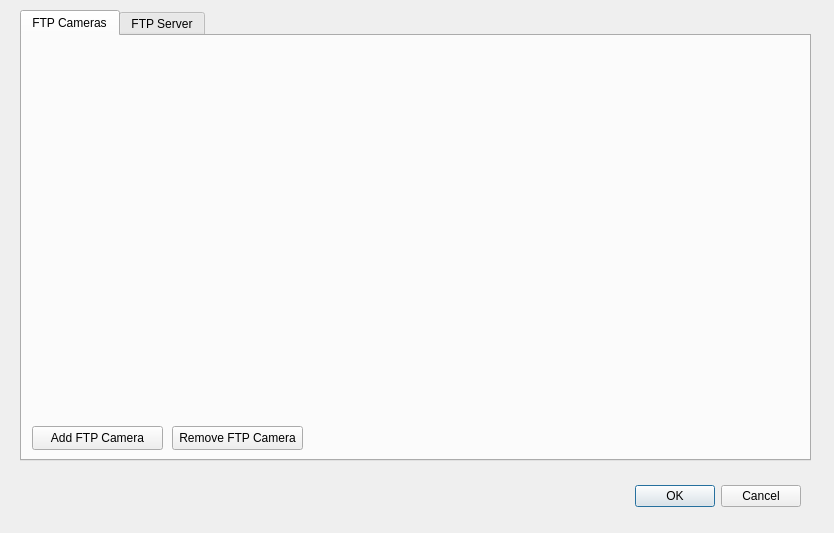
<?xml version="1.0" encoding="UTF-8"?>
<ui version="4.0">
 <class>DialogFTPCameras</class>
 <widget class="QDialog" name="DialogFTPCameras">
  <property name="geometry">
   <rect>
    <x>0</x>
    <y>0</y>
    <width>834</width>
    <height>533</height>
   </rect>
  </property>
  <property name="windowTitle">
   <string>Configure FTP Server and Cameras</string>
  </property>
  <widget class="QDialogButtonBox" name="buttonBox">
   <property name="geometry">
    <rect>
     <x>430</x>
     <y>480</y>
     <width>371</width>
     <height>32</height>
    </rect>
   </property>
   <property name="orientation">
    <enum>Qt::Orientation::Horizontal</enum>
   </property>
   <property name="standardButtons">
    <set>QDialogButtonBox::StandardButton::Cancel|QDialogButtonBox::StandardButton::Ok</set>
   </property>
  </widget>
  <widget class="QLabel" name="label_errorMessage">
   <property name="geometry">
    <rect>
     <x>10</x>
     <y>470</y>
     <width>801</width>
     <height>16</height>
    </rect>
   </property>
   <property name="text">
    <string/>
   </property>
  </widget>
  <widget class="QWidget" name="gridLayoutWidget_5">
   <property name="geometry">
    <rect>
     <x>20</x>
     <y>10</y>
     <width>791</width>
     <height>451</height>
    </rect>
   </property>
   <layout class="QGridLayout" name="gridLayout_main">
    <item row="1" column="0">
     <widget class="QTabWidget" name="tabWidget">
      <property name="accessibleName">
       <string>FTP Server</string>
      </property>
      <property name="currentIndex">
       <number>0</number>
      </property>
      <widget class="QWidget" name="tab_FTPcameras">
       <attribute name="title">
        <string>FTP Cameras</string>
       </attribute>
       <widget class="QPushButton" name="pushButton_addFTPCamera">
        <property name="geometry">
         <rect>
          <x>10</x>
          <y>390</y>
          <width>131</width>
          <height>24</height>
         </rect>
        </property>
        <property name="text">
         <string>Add FTP Camera</string>
        </property>
       </widget>
       <widget class="QPushButton" name="pushButton_removeFTPCamera">
        <property name="geometry">
         <rect>
          <x>150</x>
          <y>390</y>
          <width>131</width>
          <height>24</height>
         </rect>
        </property>
        <property name="text">
         <string>Remove FTP Camera</string>
        </property>
       </widget>
       <widget class="QWidget" name="verticalLayoutWidget">
        <property name="geometry">
         <rect>
          <x>0</x>
          <y>0</y>
          <width>781</width>
          <height>381</height>
         </rect>
        </property>
        <layout class="QVBoxLayout" name="verticalLayout_FTPCameraTab"/>
       </widget>
      </widget>
      <widget class="QWidget" name="tab_FTPServer">
       <attribute name="title">
        <string>FTP Server</string>
       </attribute>
       <widget class="QWidget" name="gridLayoutWidget_2">
        <property name="geometry">
         <rect>
          <x>10</x>
          <y>10</y>
          <width>771</width>
          <height>463</height>
         </rect>
        </property>
        <layout class="QGridLayout" name="gridLayout">
         <item row="0" column="0">
          <widget class="QGroupBox" name="groupBox_FTPServer">
           <property name="sizePolicy">
            <sizepolicy hsizetype="Preferred" vsizetype="Minimum">
             <horstretch>0</horstretch>
             <verstretch>0</verstretch>
            </sizepolicy>
           </property>
           <property name="minimumSize">
            <size>
             <width>0</width>
             <height>127</height>
            </size>
           </property>
           <property name="title">
            <string>FTP Server</string>
           </property>
           <widget class="QWidget" name="gridLayoutWidget_4">
            <property name="geometry">
             <rect>
              <x>10</x>
              <y>20</y>
              <width>741</width>
              <height>107</height>
             </rect>
            </property>
            <layout class="QGridLayout" name="gridLayout_3">
             <item row="2" column="0">
              <widget class="QLabel" name="label_5">
               <property name="text">
                <string>Max connections:</string>
               </property>
              </widget>
             </item>
             <item row="0" column="0">
              <widget class="QLabel" name="label_3">
               <property name="text">
                <string>IP:</string>
               </property>
              </widget>
             </item>
             <item row="2" column="3">
              <widget class="QLineEdit" name="lineEdit_max_conn_ip"/>
             </item>
             <item row="4" column="3">
              <widget class="QPushButton" name="pushButton_select_FTPserver_folder">
               <property name="text">
                <string>Select FTP folder</string>
               </property>
              </widget>
             </item>
             <item row="4" column="0">
              <widget class="QLabel" name="label_10">
               <property name="text">
                <string>FTP folder:</string>
               </property>
              </widget>
             </item>
             <item row="0" column="3">
              <widget class="QLineEdit" name="lineEdit_port"/>
             </item>
             <item row="4" column="1" colspan="2">
              <widget class="QLabel" name="label_FTPServer_path">
               <property name="text">
                <string/>
               </property>
              </widget>
             </item>
             <item row="2" column="1">
              <widget class="QLineEdit" name="lineEdit_max_conn"/>
             </item>
             <item row="0" column="1">
              <widget class="QLineEdit" name="lineEdit_ip"/>
             </item>
             <item row="2" column="2">
              <widget class="QLabel" name="label_6">
               <property name="text">
                <string>Max connections per IP</string>
               </property>
              </widget>
             </item>
             <item row="0" column="2">
              <widget class="QLabel" name="label_4">
               <property name="text">
                <string>Port:</string>
               </property>
              </widget>
             </item>
             <item row="3" column="0">
              <widget class="QLabel" name="label_7">
               <property name="text">
                <string>Passive ports (range start)</string>
               </property>
              </widget>
             </item>
             <item row="3" column="2">
              <widget class="QLabel" name="label_8">
               <property name="text">
                <string>Passive ports (range end)</string>
               </property>
              </widget>
             </item>
             <item row="3" column="1">
              <widget class="QLineEdit" name="lineEdit_passive_port_range_start"/>
             </item>
             <item row="3" column="3">
              <widget class="QLineEdit" name="lineEdit_passive_port_range_end"/>
             </item>
            </layout>
           </widget>
          </widget>
         </item>
         <item row="1" column="0">
          <widget class="QGroupBox" name="groupBox_SSL">
           <property name="sizePolicy">
            <sizepolicy hsizetype="Minimum" vsizetype="Minimum">
             <horstretch>0</horstretch>
             <verstretch>0</verstretch>
            </sizepolicy>
           </property>
           <property name="minimumSize">
            <size>
             <width>0</width>
             <height>40</height>
            </size>
           </property>
           <property name="maximumSize">
            <size>
             <width>16777215</width>
             <height>16777213</height>
            </size>
           </property>
           <property name="title">
            <string>SSL</string>
           </property>
           <widget class="QWidget" name="gridLayoutWidget_3">
            <property name="geometry">
             <rect>
              <x>9</x>
              <y>29</y>
              <width>741</width>
              <height>62</height>
             </rect>
            </property>
            <layout class="QGridLayout" name="gridLayout_2">
             <item row="1" column="2">
              <widget class="QPushButton" name="pushButton_sekectCertificateKey">
               <property name="sizePolicy">
                <sizepolicy hsizetype="Fixed" vsizetype="Fixed">
                 <horstretch>0</horstretch>
                 <verstretch>0</verstretch>
                </sizepolicy>
               </property>
               <property name="text">
                <string>Select certificate file</string>
               </property>
              </widget>
             </item>
             <item row="0" column="1">
              <widget class="QLabel" name="label_key_file_path">
               <property name="text">
                <string/>
               </property>
              </widget>
             </item>
             <item row="2" column="0">
              <spacer name="verticalSpacer">
               <property name="orientation">
                <enum>Qt::Orientation::Vertical</enum>
               </property>
               <property name="sizeHint" stdset="0">
                <size>
                 <width>20</width>
                 <height>40</height>
                </size>
               </property>
              </spacer>
             </item>
             <item row="1" column="1">
              <widget class="QLabel" name="label_certificate_file_path">
               <property name="text">
                <string/>
               </property>
              </widget>
             </item>
             <item row="1" column="0">
              <widget class="QLabel" name="label_2">
               <property name="text">
                <string>Certificate file:</string>
               </property>
              </widget>
             </item>
             <item row="0" column="0">
              <widget class="QLabel" name="label">
               <property name="sizePolicy">
                <sizepolicy hsizetype="Fixed" vsizetype="Preferred">
                 <horstretch>0</horstretch>
                 <verstretch>0</verstretch>
                </sizepolicy>
               </property>
               <property name="text">
                <string>Key file:</string>
               </property>
              </widget>
             </item>
             <item row="0" column="2">
              <widget class="QPushButton" name="pushButton_selectKeyFile">
               <property name="sizePolicy">
                <sizepolicy hsizetype="Minimum" vsizetype="Fixed">
                 <horstretch>0</horstretch>
                 <verstretch>0</verstretch>
                </sizepolicy>
               </property>
               <property name="text">
                <string>Select key file</string>
               </property>
              </widget>
             </item>
            </layout>
           </widget>
          </widget>
         </item>
         <item row="2" column="0">
          <widget class="QGroupBox" name="groupBox_TestFTPServer">
           <property name="minimumSize">
            <size>
             <width>0</width>
             <height>190</height>
            </size>
           </property>
           <property name="title">
            <string>Test FTP Server</string>
           </property>
           <widget class="QWidget" name="gridLayoutWidget_6">
            <property name="geometry">
             <rect>
              <x>10</x>
              <y>20</y>
              <width>751</width>
              <height>111</height>
             </rect>
            </property>
            <layout class="QGridLayout" name="gridLayout_4">
             <item row="0" column="0">
              <widget class="QPushButton" name="pushButton_testFTPServer">
               <property name="text">
                <string>test FTP Server</string>
               </property>
              </widget>
             </item>
             <item row="0" column="1">
              <widget class="QPushButton" name="pushButton_stopFTPServer">
               <property name="text">
                <string>Stop FTP server</string>
               </property>
              </widget>
             </item>
             <item row="1" column="0" colspan="2">
              <widget class="QPlainTextEdit" name="plainTextEdit_FTPserver_log"/>
             </item>
            </layout>
           </widget>
          </widget>
         </item>
        </layout>
       </widget>
      </widget>
     </widget>
    </item>
   </layout>
  </widget>
 </widget>
 <tabstops>
  <tabstop>tabWidget</tabstop>
  <tabstop>pushButton_addFTPCamera</tabstop>
  <tabstop>pushButton_removeFTPCamera</tabstop>
  <tabstop>lineEdit_max_conn</tabstop>
  <tabstop>lineEdit_ip</tabstop>
  <tabstop>lineEdit_max_conn_ip</tabstop>
  <tabstop>lineEdit_port</tabstop>
  <tabstop>pushButton_sekectCertificateKey</tabstop>
  <tabstop>pushButton_selectKeyFile</tabstop>
  <tabstop>pushButton_testFTPServer</tabstop>
  <tabstop>pushButton_stopFTPServer</tabstop>
 </tabstops>
 <resources/>
 <connections>
  <connection>
   <sender>buttonBox</sender>
   <signal>accepted()</signal>
   <receiver>DialogFTPCameras</receiver>
   <slot>accept()</slot>
   <hints>
    <hint type="sourcelabel">
     <x>248</x>
     <y>254</y>
    </hint>
    <hint type="destinationlabel">
     <x>157</x>
     <y>274</y>
    </hint>
   </hints>
  </connection>
  <connection>
   <sender>buttonBox</sender>
   <signal>rejected()</signal>
   <receiver>DialogFTPCameras</receiver>
   <slot>reject()</slot>
   <hints>
    <hint type="sourcelabel">
     <x>316</x>
     <y>260</y>
    </hint>
    <hint type="destinationlabel">
     <x>286</x>
     <y>274</y>
    </hint>
   </hints>
  </connection>
 </connections>
</ui>
